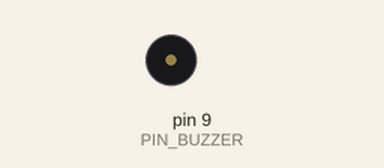
Simulated run of this sketch. Board: Arduino Uno, built with avr-gcc and run on an emulated ATmega328P. On the bench: buzzer (waves = sounding, pin HIGH). What the sketch prints to the serial monitor is not drawn.

Above: at 0.6 s.
Timing chart, 0 to 3.0 s (numbered marks = the images above):
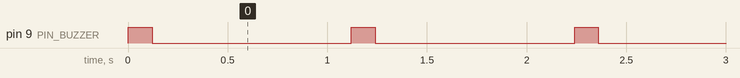

The sketch:

test_buzzer.ino
```cpp
#define PIN_BUZZER 9

void setup() {
  pinMode(PIN_BUZZER, OUTPUT);
  Serial.begin(115200);
  Serial.println("Buzzer Test Starting...");
}

void loop() {
  Serial.println("Beep!");
  digitalWrite(PIN_BUZZER, HIGH);
  delay(120);
  digitalWrite(PIN_BUZZER, LOW);
  delay(1000);
}
```

Measured:
- by itself, pin 9 (PIN_BUZZER): alternates HIGH for 0.12 s and LOW for 1.0 s
